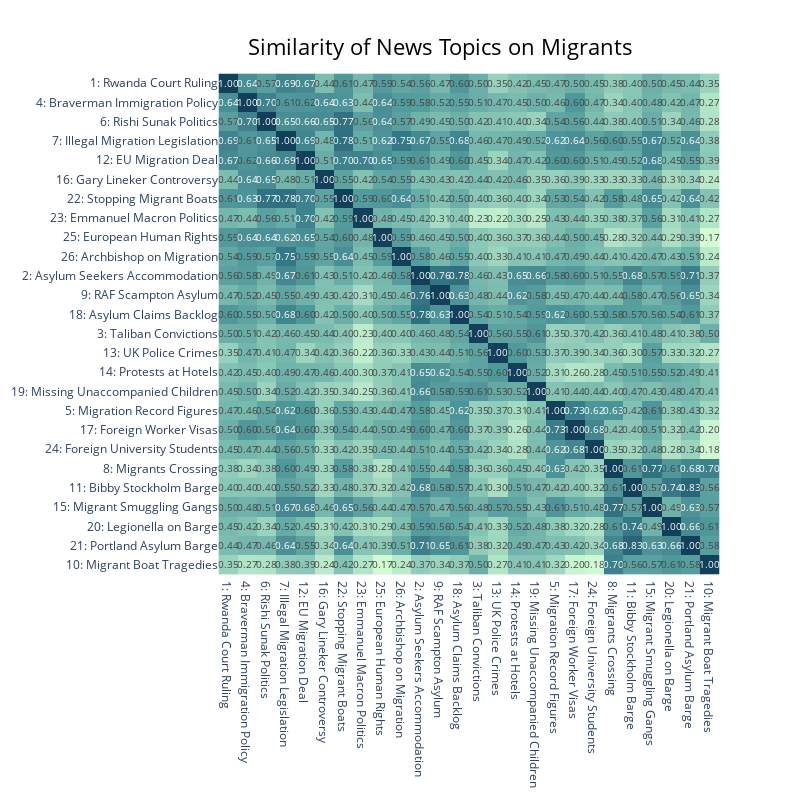

Notebook cell for this chart:
### Markdown cell above
There is a dark square at the bottom right showing a cluster of similar topics. Let's visualise these clearer.

### Code cell
fig = news_model.visualize_heatmap(n_clusters=6, custom_labels=True)

fig.update_layout(
    title_text='Similarity of News Topics on Migrants',
    coloraxis=dict(colorscale='Darkmint', showscale=False)  
)

fig.update_traces(
    texttemplate='%{z:.2f}',  
    textfont=dict(size=10)    
)

fig.show()

### Figure 1 — Plotly figure (JSON) as saved in the notebook; plotly's stock layout.template omitted (floating-point values rounded to 4 significant figures; data arrays with more than 128 entries replaced by an {"elided": "..."} marker saying what was removed)
{"data": [{"coloraxis": "coloraxis", "hovertemplate": "x: %{x}<br>y: %{y}<br>Similarity Score: %{z}<extra></extra>", "name": "0", "textfont": {"size": 10}, "texttemplate": "%{z:.2f}", "type": "heatmap", "x": ["1: Rwanda Court Ruling", "4: Braverman Immigration Policy", "6: Rishi Sunak Politics", "7: Illegal Migration Legislation", "12: EU Migration Deal", "16: Gary Lineker Controversy", "22: Stopping Migrant Boats", "23: Emmanuel Macron Politics", "25: European Human Rights", "26: Archbishop on Migration", "2: Asylum Seekers Accommodation", "9: RAF Scampton Asylum", "18: Asylum Claims Backlog", "3: Taliban Convictions", "13: UK Police Crimes", "14: Protests at Hotels", "19: Missing Unaccompanied Children", "5: Migration Record Figures", "17: Foreign Worker Visas", "24: Foreign University Students", "8: Migrants Crossing", "11: Bibby Stockholm Barge", "15: Migrant Smuggling Gangs", "20: Legionella on Barge", "21: Portland Asylum Barge", "10: Migrant Boat Tragedies"], "xaxis": "x", "y": ["1: Rwanda Court Ruling", "4: Braverman Immigration Policy", "6: Rishi Sunak Politics", "7: Illegal Migration Legislation", "12: EU Migration Deal", "16: Gary Lineker Controversy", "22: Stopping Migrant Boats", "23: Emmanuel Macron Politics", "25: European Human Rights", "26: Archbishop on Migration", "2: Asylum Seekers Accommodation", "9: RAF Scampton Asylum", "18: Asylum Claims Backlog", "3: Taliban Convictions", "13: UK Police Crimes", "14: Protests at Hotels", "19: Missing Unaccompanied Children", "5: Migration Record Figures", "17: Foreign Worker Visas", "24: Foreign University Students", "8: Migrants Crossing", "11: Bibby Stockholm Barge", "15: Migrant Smuggling Gangs", "20: Legionella on Barge", "21: Portland Asylum Barge", "10: Migrant Boat Tragedies"], "yaxis": "y", "z": {"elided": "26x26 float values"}}], "layout": {"coloraxis": {"colorbar": {"title": {"text": "Similarity Score"}}, "colorscale": [[0, "rgb(210, 251, 212)"], [0.1667, "rgb(165, 219, 194)"], [0.3333, "rgb(123, 188, 176)"], [0.5, "rgb(85, 156, 158)"], [0.6667, "rgb(58, 124, 137)"], [0.8333, "rgb(35, 93, 114)"], [1, "rgb(18, 63, 90)"]], "showscale": false}, "height": 800, "hoverlabel": {"bgcolor": "white", "font": {"family": "Rockwell", "size": 16}}, "legend": {"title": {"text": "Trend"}}, "margin": {"t": 60}, "showlegend": true, "title": {"font": {"color": "Black", "size": 22}, "text": "Similarity of News Topics on Migrants", "x": 0.55, "xanchor": "center", "y": 0.95, "yanchor": "top"}, "width": 800, "xaxis": {"anchor": "y", "constrain": "domain", "domain": [0, 1], "scaleanchor": "y"}, "yaxis": {"anchor": "x", "autorange": "reversed", "constrain": "domain", "domain": [0, 1]}}}
